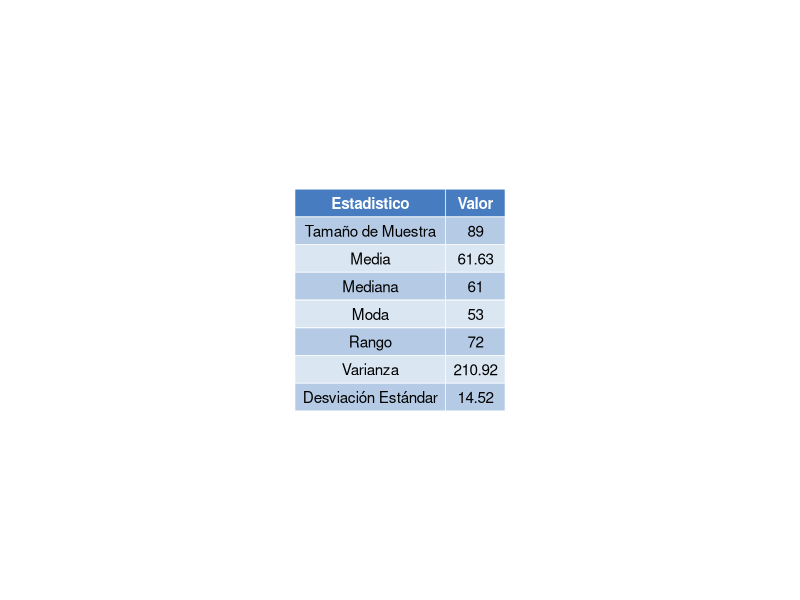
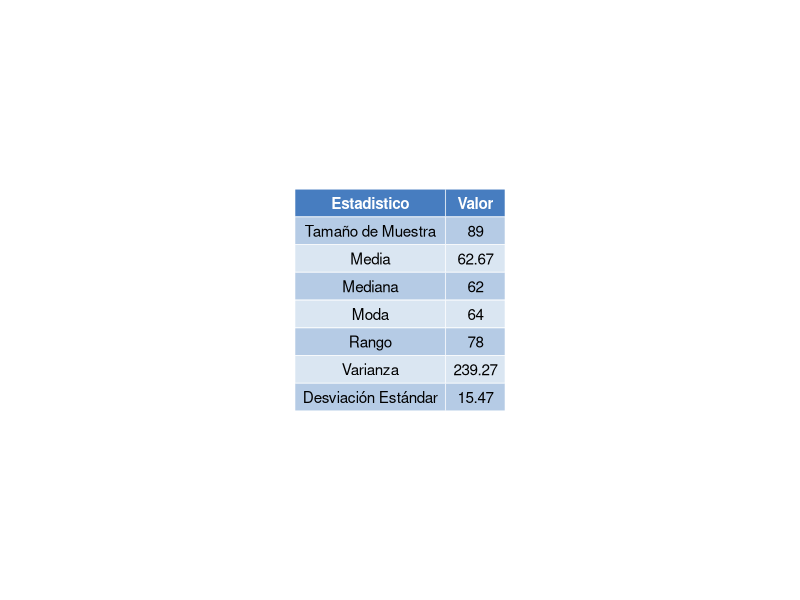
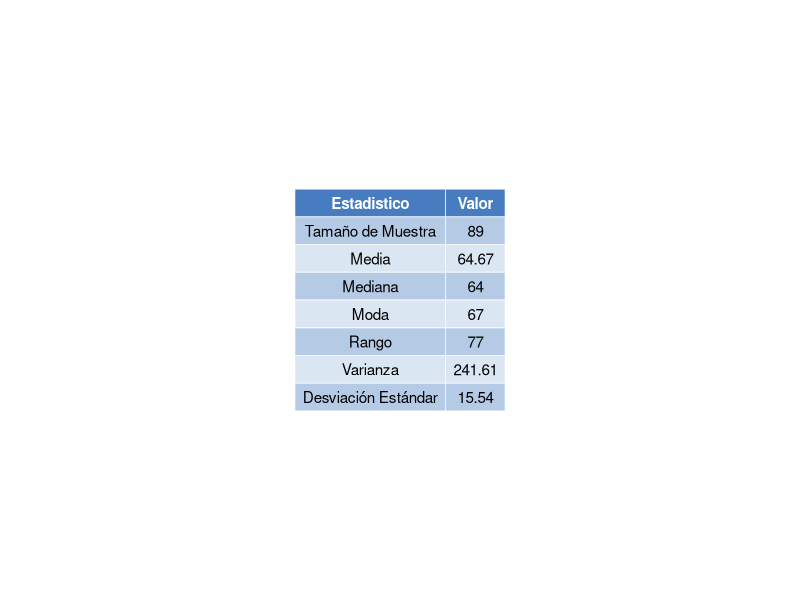
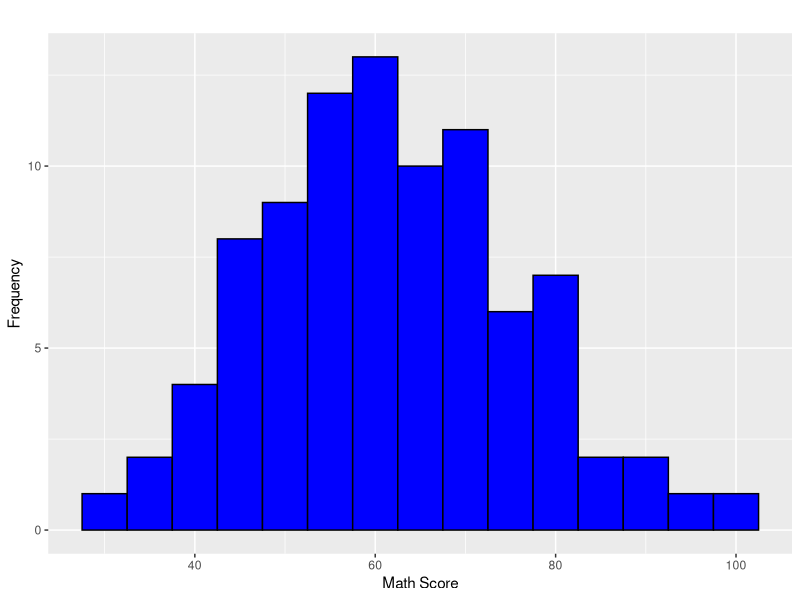
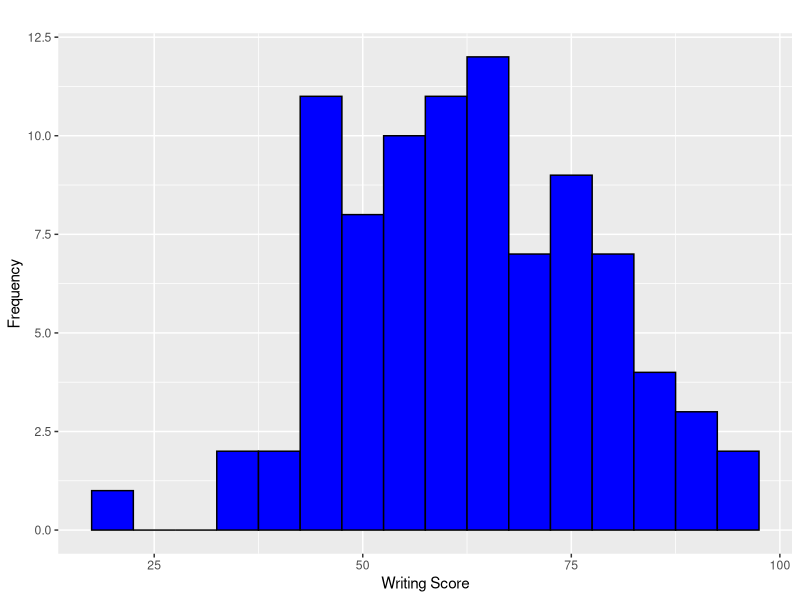
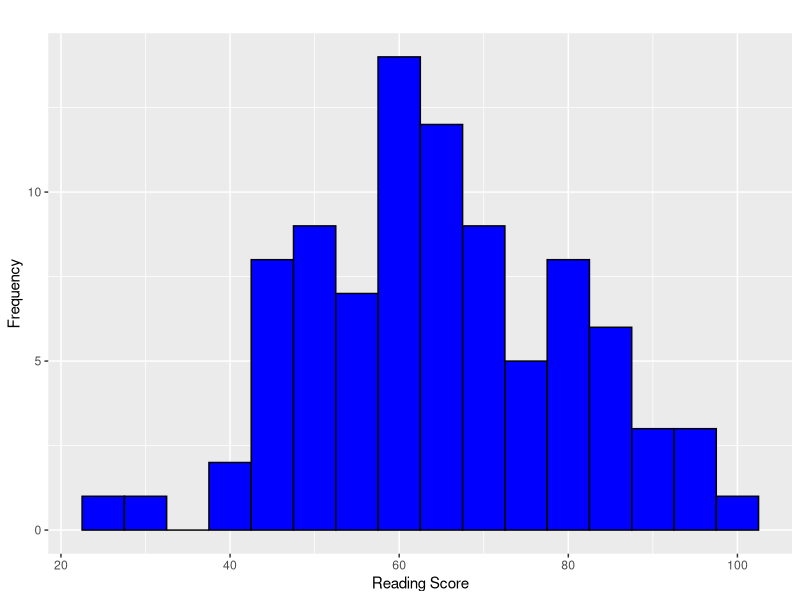
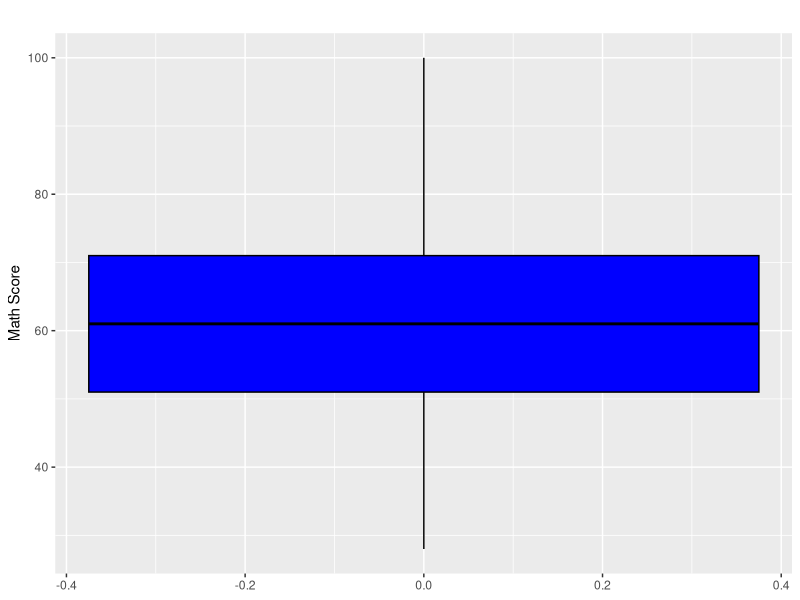
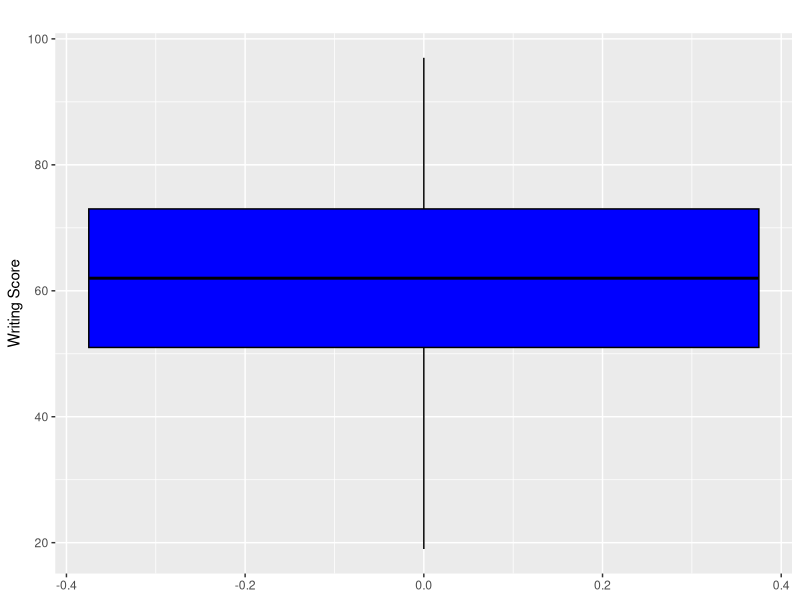

Write R code to recreate these figures, in order.
library(dplyr)
library(ggplot2)
library(ggpubr)


get_mode <- function(v) {
  uniqv <- unique(v)
  uniqv[which.max(tabulate(match(v, uniqv)))]
}

calculate_statistics <- function(score_column) {

  size_muestra <- format(nrow(muestra_grupo_a), nsmall = 0)
  average <- round(mean(score_column, na.rm = TRUE), 2)
  variance <- round(var(score_column, na.rm = TRUE), 2)
  range_values <- range(score_column, na.rm = TRUE)
  range_value <- round(diff(range_values), 2)
  mode_value <- round(get_mode(score_column), 2)
  std_dev <- round(sd(score_column, na.rm = TRUE), 2)
  median_value <- round(median(score_column, na.rm = TRUE), 2)
  
  return(c(size_muestra, average, median_value,  mode_value, range_value,variance, std_dev))
}

make_table <- function(column_names, stats_columns) {
  return (data.frame(
  Statistic = column_names,
  Stats_Column = stats_columns
))
}

change_table_names <- function(table) {
  names(table) <- c("Estadistico", "Valor")
  return(table)
}

make_table_plot<-function(table, table_path){
table_plot <- ggtexttable(table, rows = NULL, theme = ttheme("mBlue"))
ggsave(table_path, plot = table_plot, width = 6, height = 4)  
}


make_histogram_plot <- function(data, score_column, binwidth = 5, fill_color = "blue", 
                                      border_color = "black", title, x_label, y_label = "Frequency", 
                                      file_path, width = 6, height = 4) {
  histogram_plot <- ggplot(data, aes_string(x = score_column)) +
    geom_histogram(binwidth = binwidth, fill = fill_color, color = border_color) +
    labs(title = title, x = x_label, y = y_label)
  
  ggsave(file_path, plot = histogram_plot, width = width, height = height)
}

make_box_plot <- function(data, score_column, fill_color = "blue", 
                          border_color = "black", title = NULL, 
                          y_label = NULL, file_path, 
                          outlier_color = "red", width = 4, height = 6) {
  
  # Check if the score_column exists in the data
  if (!score_column %in% names(data)) {
    stop(paste("Column", score_column, "not found in the data"))
  }
  
  # Set default labels if not provided
  if (is.null(title)) {
    title <- paste("Boxplot of", score_column)
  }
  if (is.null(y_label)) {
    y_label <- score_column
  }
  
  # Create the boxplot using ggplot2
  box_plot <- ggplot(data, aes_string(y = score_column)) +
    geom_boxplot(fill = fill_color, color = border_color, outlier.color = outlier_color) +
    labs(title = title, y = y_label)
  
  # Save the boxplot to the specified file path
  ggsave(file_path, plot = box_plot, width = width, height = height)
}


# Load the CSV file
data <- read.csv("StudentsPerformance.csv")

muestra_grupo_a <- data %>%
  select(race_ethnicity, math_score, reading_score, writing_score) %>%
  filter(race_ethnicity == "group A")


math_stats <- calculate_statistics(muestra_grupo_a$math_score)
reading_stats <- calculate_statistics(muestra_grupo_a$reading_score)
writing_stats <- calculate_statistics(muestra_grupo_a$writing_score)

column_names <- c("Tamaño de Muestra", "Media", "Mediana","Moda","Rango",  "Varianza",  "Desviación Estándar")

math_table <- make_table(column_names, math_stats) %>% change_table_names()
writing_table <- make_table(column_names, writing_stats)%>% change_table_names()
reading_table <- make_table(column_names, reading_stats)%>% change_table_names()


make_table_plot(math_table,"objective3/descriptive_analysis/group_a/images/math_table_plot.png")
make_table_plot(writing_table,"objective3/descriptive_analysis/group_a/images/writing_table_plot.png")
make_table_plot(reading_table,"objective3/descriptive_analysis/group_a/images/reading_table_plot.png")


make_histogram_plot(
  data = muestra_grupo_a,
  score_column = "math_score",
  binwidth = 5,
  fill_color = "blue",
  border_color = "black",
  title = "",
  x_label = "Math Score",
  file_path = "objective3/descriptive_analysis/group_a/images/math_hist_plot.png"
)

make_histogram_plot(
  data = muestra_grupo_a,
  score_column = "writing_score",
  binwidth = 5,
  fill_color = "blue",
  border_color = "black",
  title = "",
  x_label = "Writing Score",
  file_path = "objective3/descriptive_analysis/group_a/images/writing_hist_plot.png"
)

make_histogram_plot(
  data = muestra_grupo_a,
  score_column = "reading_score",
  binwidth = 5,
  fill_color = "blue",
  border_color = "black",
  title = "",
  x_label = "Reading Score",
  file_path = "objective3/descriptive_analysis/group_a/images/reading_hist_plot.png"
)


make_box_plot(
  data = muestra_grupo_a,
  score_column = "math_score",
  fill_color = "blue",
  border_color = "black",
  title = "",
  y_label = "Math Score",
  file_path = "objective3/descriptive_analysis/group_a/images/math_box_plot.png",
  outlier_color = "red",
  width = 4,
  height = 6  
)
make_box_plot(
  data = muestra_grupo_a,
  score_column = "writing_score",
  fill_color = "blue",
  border_color = "black",
  title = "",
  y_label = "Writing Score",
  file_path = "objective3/descriptive_analysis/group_a/images/writing_box_plot.png",
  outlier_color = "red",
  width = 4,
  height = 6  
)
make_box_plot(
  data = muestra_grupo_a,
  score_column = "reading_score",
  fill_color = "blue",
  border_color = "black",
  title = "",
  y_label = "Reading Score",
  file_path = "objective3/descriptive_analysis/group_a/images/reading_box_plot.png",
  outlier_color = "red",
  width = 4,
  height = 6  
)

